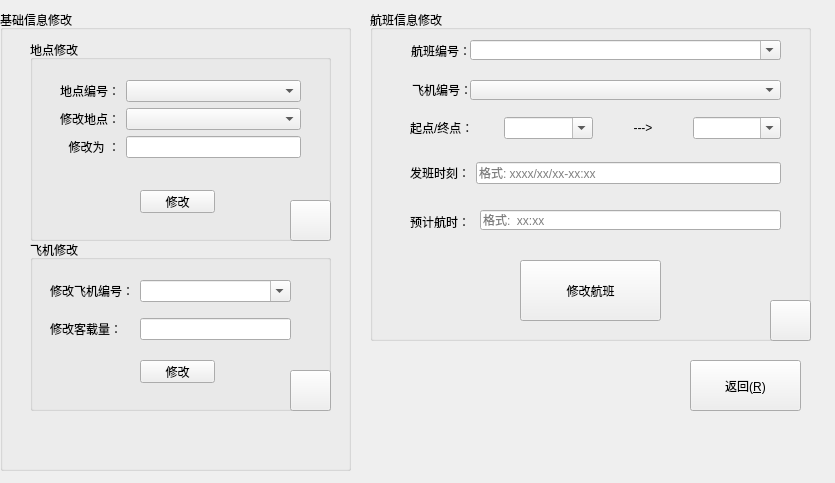
<?xml version="1.0" encoding="UTF-8"?>
<ui version="4.0">
 <class>airLifeWidget::informationModifierWidget</class>
 <widget class="QWidget" name="airLifeWidget::informationModifierWidget">
  <property name="geometry">
   <rect>
    <x>0</x>
    <y>0</y>
    <width>835</width>
    <height>483</height>
   </rect>
  </property>
  <property name="minimumSize">
   <size>
    <width>835</width>
    <height>483</height>
   </size>
  </property>
  <property name="windowTitle">
   <string>信息删改</string>
  </property>
  <property name="windowIcon">
   <iconset resource="../../../resource/resource.qrc">
    <normaloff>:/Logo/airLifeLogo.ico</normaloff>:/Logo/airLifeLogo.ico</iconset>
  </property>
  <widget class="QGroupBox" name="airLifeFlightGroupBox">
   <property name="geometry">
    <rect>
     <x>370</x>
     <y>10</y>
     <width>441</width>
     <height>331</height>
    </rect>
   </property>
   <property name="title">
    <string>航班信息修改</string>
   </property>
   <widget class="QLabel" name="airLifeFlightLabel">
    <property name="geometry">
     <rect>
      <x>10</x>
      <y>20</y>
      <width>91</width>
      <height>41</height>
     </rect>
    </property>
    <property name="text">
     <string>航班编号：</string>
    </property>
    <property name="alignment">
     <set>Qt::AlignRight|Qt::AlignTrailing|Qt::AlignVCenter</set>
    </property>
   </widget>
   <widget class="QComboBox" name="airLifeFlightUUIDComboBox">
    <property name="geometry">
     <rect>
      <x>100</x>
      <y>30</y>
      <width>311</width>
      <height>20</height>
     </rect>
    </property>
    <property name="editable">
     <bool>true</bool>
    </property>
   </widget>
   <widget class="QLabel" name="airLifeAirplaneUUIDLabel">
    <property name="geometry">
     <rect>
      <x>42</x>
      <y>70</y>
      <width>72</width>
      <height>19</height>
     </rect>
    </property>
    <property name="text">
     <string>飞机编号：</string>
    </property>
   </widget>
   <widget class="QComboBox" name="airLifeFlightAirplaneUUIDComboBox">
    <property name="geometry">
     <rect>
      <x>100</x>
      <y>70</y>
      <width>311</width>
      <height>20</height>
     </rect>
    </property>
   </widget>
   <widget class="QPushButton" name="airLifeModifyFlightPushButton">
    <property name="geometry">
     <rect>
      <x>150</x>
      <y>250</y>
      <width>141</width>
      <height>61</height>
     </rect>
    </property>
    <property name="text">
     <string>修改航班</string>
    </property>
   </widget>
   <widget class="QWidget" name="verticalLayoutWidget">
    <property name="geometry">
     <rect>
      <x>40</x>
      <y>90</y>
      <width>371</width>
      <height>101</height>
     </rect>
    </property>
    <layout class="QVBoxLayout" name="verticalLayout">
     <item>
      <layout class="QHBoxLayout" name="horizontalLayout_2">
       <item>
        <widget class="QLabel" name="airLifeSELabel">
         <property name="text">
          <string>起点/终点：</string>
         </property>
        </widget>
       </item>
       <item>
        <widget class="QComboBox" name="airLifeFlightEComboBox">
         <property name="editable">
          <bool>true</bool>
         </property>
        </widget>
       </item>
       <item>
        <widget class="QLabel" name="airLifeArrowLabel">
         <property name="focusPolicy">
          <enum>Qt::NoFocus</enum>
         </property>
         <property name="text">
          <string>---&gt;</string>
         </property>
         <property name="alignment">
          <set>Qt::AlignCenter</set>
         </property>
        </widget>
       </item>
       <item>
        <widget class="QComboBox" name="airLifeFlightSComboBox">
         <property name="editable">
          <bool>true</bool>
         </property>
        </widget>
       </item>
      </layout>
     </item>
     <item>
      <layout class="QHBoxLayout" name="horizontalLayout_3">
       <item>
        <widget class="QLabel" name="airLifeSTimeELabel">
         <property name="text">
          <string>发班时刻：</string>
         </property>
        </widget>
       </item>
       <item>
        <widget class="QLineEdit" name="airLifeFlightTimeLineEdit">
         <property name="readOnly">
          <bool>false</bool>
         </property>
         <property name="placeholderText">
          <string>格式: xxxx/xx/xx-xx:xx</string>
         </property>
        </widget>
       </item>
      </layout>
     </item>
    </layout>
   </widget>
   <widget class="QPushButton" name="airLifeDeleteFlightPushButton">
    <property name="geometry">
     <rect>
      <x>400</x>
      <y>290</y>
      <width>41</width>
      <height>41</height>
     </rect>
    </property>
    <property name="toolTip">
     <string>删除该航班实例</string>
    </property>
    <property name="text">
     <string/>
    </property>
    <property name="icon">
     <iconset resource="../../../resource/resource.qrc">
      <normaloff>:/Simon/SymbolsDeleteSi.png</normaloff>:/Simon/SymbolsDeleteSi.png</iconset>
    </property>
   </widget>
   <widget class="QLabel" name="airLifeTakeTimeLabel">
    <property name="geometry">
     <rect>
      <x>40</x>
      <y>190</y>
      <width>60</width>
      <height>44</height>
     </rect>
    </property>
    <property name="text">
     <string>预计航时：</string>
    </property>
   </widget>
   <widget class="QLineEdit" name="airLifeFlightTakeTimeLineEdit">
    <property name="geometry">
     <rect>
      <x>110</x>
      <y>200</y>
      <width>301</width>
      <height>20</height>
     </rect>
    </property>
    <property name="text">
     <string/>
    </property>
    <property name="placeholderText">
     <string>格式:  xx:xx</string>
    </property>
   </widget>
  </widget>
  <widget class="QGroupBox" name="airLifeBaseGroupBox">
   <property name="geometry">
    <rect>
     <x>0</x>
     <y>10</y>
     <width>351</width>
     <height>461</height>
    </rect>
   </property>
   <property name="title">
    <string>基础信息修改</string>
   </property>
   <widget class="QGroupBox" name="airLifeAddNewAirplaneGroupBox">
    <property name="geometry">
     <rect>
      <x>30</x>
      <y>230</y>
      <width>301</width>
      <height>171</height>
     </rect>
    </property>
    <property name="title">
     <string>飞机修改</string>
    </property>
    <widget class="QPushButton" name="airLifeModifyAirplanePushButton">
     <property name="geometry">
      <rect>
       <x>110</x>
       <y>120</y>
       <width>75</width>
       <height>23</height>
      </rect>
     </property>
     <property name="text">
      <string>修改</string>
     </property>
    </widget>
    <widget class="QWidget" name="gridLayoutWidget">
     <property name="geometry">
      <rect>
       <x>20</x>
       <y>30</y>
       <width>241</width>
       <height>80</height>
      </rect>
     </property>
     <layout class="QGridLayout" name="gridLayout">
      <item row="0" column="0">
       <widget class="QLabel" name="airLifeThisAirplaneUUIDLabel">
        <property name="text">
         <string>修改飞机编号：</string>
        </property>
       </widget>
      </item>
      <item row="1" column="0">
       <widget class="QLabel" name="airLifeUpdateAirplaneCapLineLabel">
        <property name="text">
         <string>修改客载量：</string>
        </property>
       </widget>
      </item>
      <item row="1" column="1">
       <widget class="QLineEdit" name="airLifeUpdateAirplaneCapLineEdit"/>
      </item>
      <item row="0" column="1">
       <widget class="QComboBox" name="airLifeThisAirplaneUUIDComboBox">
        <property name="editable">
         <bool>true</bool>
        </property>
       </widget>
      </item>
     </layout>
    </widget>
    <widget class="QPushButton" name="airLifeDeleteAirplanePushButton">
     <property name="geometry">
      <rect>
       <x>260</x>
       <y>130</y>
       <width>41</width>
       <height>41</height>
      </rect>
     </property>
     <property name="toolTip">
      <string>若无航班引用，则删除该飞机实例</string>
     </property>
     <property name="text">
      <string/>
     </property>
     <property name="icon">
      <iconset resource="../../../resource/resource.qrc">
       <normaloff>:/Simon/SymbolsDeleteSi.png</normaloff>:/Simon/SymbolsDeleteSi.png</iconset>
     </property>
    </widget>
   </widget>
   <widget class="QGroupBox" name="groupBox">
    <property name="geometry">
     <rect>
      <x>30</x>
      <y>30</y>
      <width>301</width>
      <height>201</height>
     </rect>
    </property>
    <property name="title">
     <string>地点修改</string>
    </property>
    <widget class="QWidget" name="gridLayoutWidget_2">
     <property name="geometry">
      <rect>
       <x>30</x>
       <y>40</y>
       <width>241</width>
       <height>80</height>
      </rect>
     </property>
     <layout class="QGridLayout" name="gridLayout_2">
      <item row="2" column="0">
       <widget class="QLabel" name="airLifeThisAreaNewNameLabel">
        <property name="text">
         <string>修改为 ：</string>
        </property>
        <property name="alignment">
         <set>Qt::AlignRight|Qt::AlignTrailing|Qt::AlignVCenter</set>
        </property>
       </widget>
      </item>
      <item row="1" column="0">
       <widget class="QLabel" name="airLifeThisAreaNameLabel">
        <property name="text">
         <string>修改地点：</string>
        </property>
       </widget>
      </item>
      <item row="0" column="1">
       <layout class="QHBoxLayout" name="horizontalLayout">
        <item>
         <widget class="QComboBox" name="airLifeThisAreaUUIDComboBox"/>
        </item>
       </layout>
      </item>
      <item row="0" column="0">
       <widget class="QLabel" name="airLifeThisAreaUUIDLabel">
        <property name="text">
         <string>地点编号：</string>
        </property>
       </widget>
      </item>
      <item row="2" column="1">
       <widget class="QLineEdit" name="airLifeThisAreaNewNameLineEdit"/>
      </item>
      <item row="1" column="1">
       <widget class="QComboBox" name="airLifeThisAreaNameComboBox"/>
      </item>
     </layout>
    </widget>
    <widget class="QPushButton" name="airLifeModifyAreasPushButton">
     <property name="geometry">
      <rect>
       <x>110</x>
       <y>150</y>
       <width>75</width>
       <height>23</height>
      </rect>
     </property>
     <property name="text">
      <string>修改</string>
     </property>
    </widget>
    <widget class="QPushButton" name="airLifeDeleteAreaPushButton">
     <property name="geometry">
      <rect>
       <x>260</x>
       <y>160</y>
       <width>41</width>
       <height>41</height>
      </rect>
     </property>
     <property name="toolTip">
      <string>若无航班引用，则删除该地点实例</string>
     </property>
     <property name="text">
      <string/>
     </property>
     <property name="icon">
      <iconset resource="../../../resource/resource.qrc">
       <normaloff>:/Simon/SymbolsDeleteSi.png</normaloff>:/Simon/SymbolsDeleteSi.png</iconset>
     </property>
    </widget>
   </widget>
  </widget>
  <widget class="QPushButton" name="airLifeBackPushButton">
   <property name="geometry">
    <rect>
     <x>690</x>
     <y>360</y>
     <width>111</width>
     <height>51</height>
    </rect>
   </property>
   <property name="text">
    <string>返回(&amp;R)</string>
   </property>
  </widget>
 </widget>
 <resources>
  <include location="../../../resource/resource.qrc"/>
 </resources>
 <connections/>
</ui>
